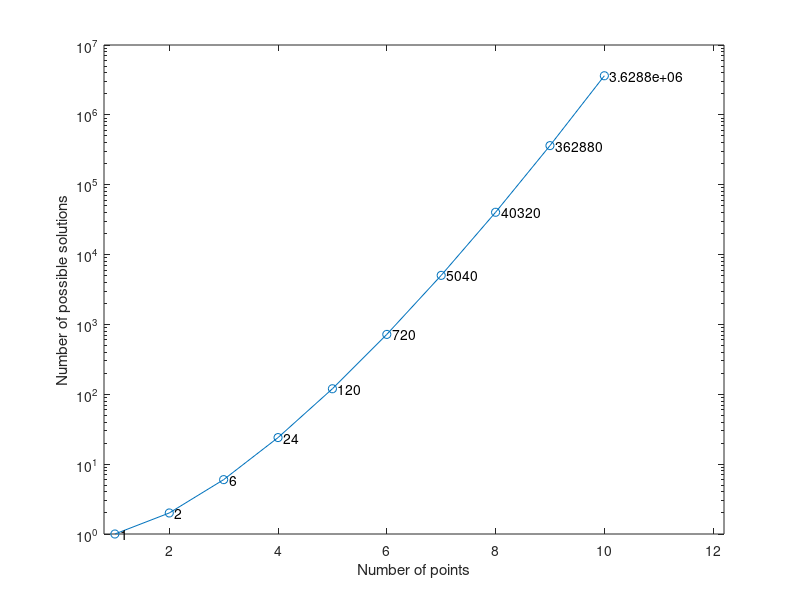

Reproduce this figure in MATLAB.
% Scripts for ERTS project
%% Plot of possible solutions as function of points
clc; clear; close all;

number_of_points = [1:10];
number_of_solutions = factorial(number_of_points);
NoS_string = num2cell(number_of_solutions)

figure(1)
semilogy(number_of_points, number_of_solutions, '-o');
xlabel('Number of points');
ylabel('Number of possible solutions');
xlim([0.8 12.2])
% TODO: Add markers for data.

disp(['Number of points','    Number of possible solutions'])
disp([number_of_points',number_of_solutions'])
text(number_of_points+0.1,number_of_solutions, NoS_string)